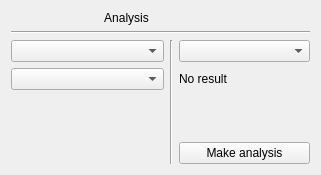
               <widget class="QWidget" name="tab_analysis">
                <attribute name="title">
                 <string>Analysis</string>
                </attribute>
                <layout class="QGridLayout" name="gridLayout_6">
                 <item row="2" column="1" rowspan="4">
                  <widget class="Line" name="line_3">
                   <property name="sizePolicy">
                    <sizepolicy hsizetype="Fixed" vsizetype="Preferred">
                     <horstretch>0</horstretch>
                     <verstretch>0</verstretch>
                    </sizepolicy>
                   </property>
                   <property name="orientation">
                    <enum>Qt::Vertical</enum>
                   </property>
                  </widget>
                 </item>
                 <item row="2" column="0">
                  <widget class="QComboBox" name="analysisSignalName">
                   <property name="placeholderText">
                    <string>Signal type</string>
                   </property>
                  </widget>
                 </item>
                 <item row="4" column="2">
                  <spacer name="verticalSpacer_3">
                   <property name="orientation">
                    <enum>Qt::Vertical</enum>
                   </property>
                   <property name="sizeHint" stdset="0">
                    <size>
                     <width>20</width>
                     <height>40</height>
                    </size>
                   </property>
                  </spacer>
                 </item>
                 <item row="0" column="0" colspan="3">
                  <widget class="QLabel" name="label_10">
                   <property name="text">
                    <string>Analysis</string>
                   </property>
                   <property name="alignment">
                    <set>Qt::AlignCenter</set>
                   </property>
                  </widget>
                 </item>
                 <item row="4" column="0">
                  <spacer name="verticalSpacer_2">
                   <property name="orientation">
                    <enum>Qt::Vertical</enum>
                   </property>
                   <property name="sizeHint" stdset="0">
                    <size>
                     <width>20</width>
                     <height>40</height>
                    </size>
                   </property>
                  </spacer>
                 </item>
                 <item row="2" column="2" colspan="2">
                  <widget class="QComboBox" name="analysisTypeBox">
                   <property name="currentIndex">
                    <number>-1</number>
                   </property>
                   <property name="placeholderText">
                    <string>Analyse type</string>
                   </property>
                   <item>
                    <property name="text">
                     <string>None</string>
                    </property>
                   </item>
                   <item>
                    <property name="text">
                     <string>FFT</string>
                    </property>
                   </item>
                   <item>
                    <property name="text">
                     <string>Magnitude</string>
                    </property>
                   </item>
                   <item>
                    <property name="text">
                     <string>Peaks</string>
                    </property>
                   </item>
                   <item>
                    <property name="text">
                     <string>Edges</string>
                    </property>
                   </item>
                   <item>
                    <property name="text">
                     <string>Outliers</string>
                    </property>
                   </item>
                   <item>
                    <property name="text">
                     <string>Mean</string>
                    </property>
                   </item>
                   <item>
                    <property name="text">
                     <string>StandardDeviation</string>
                    </property>
                   </item>
                  </widget>
                 </item>
                 <item row="1" column="0" colspan="4">
                  <widget class="Line" name="line_2">
                   <property name="orientation">
                    <enum>Qt::Horizontal</enum>
                   </property>
                  </widget>
                 </item>
                 <item row="3" column="0">
                  <widget class="QComboBox" name="filterTypeSelectBox">
                   <property name="currentText">
                    <string/>
                   </property>
                   <property name="maxVisibleItems">
                    <number>5</number>
                   </property>
                   <property name="minimumContentsLength">
                    <number>0</number>
                   </property>
                   <property name="placeholderText">
                    <string>Filtering type</string>
                   </property>
                   <item>
                    <property name="text">
                     <string>None</string>
                    </property>
                   </item>
                   <item>
                    <property name="text">
                     <string>MovingAverage</string>
                    </property>
                   </item>
                   <item>
                    <property name="text">
                     <string>MedianFilter</string>
                    </property>
                   </item>
                   <item>
                    <property name="text">
                     <string>ExponentialSmoothing</string>
                    </property>
                   </item>
                   <item>
                    <property name="text">
                     <string>HighPassFilter</string>
                    </property>
                   </item>
                   <item>
                    <property name="text">
                     <string>BandPassFilter</string>
                    </property>
                   </item>
                   <item>
                    <property name="text">
                     <string>OutlierRemoval</string>
                    </property>
                   </item>
                  </widget>
                 </item>
                 <item row="5" column="2" colspan="2">
                  <widget class="QPushButton" name="makeAnalysisButton">
                   <property name="text">
                    <string>Make analysis</string>
                   </property>
                  </widget>
                 </item>
                 <item row="3" column="2" colspan="2">
                  <widget class="QLabel" name="analysisResultLabel">
                   <property name="text">
                    <string>No result</string>
                   </property>
                  </widget>
                 </item>
                </layout>
               </widget>
